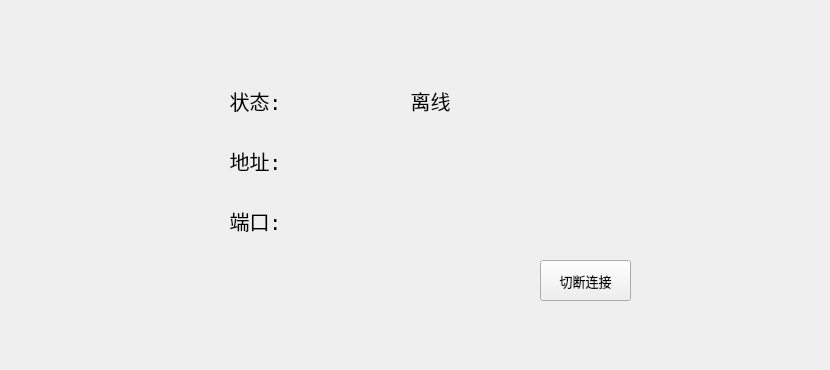
     <widget class="QWidget" name="page_K4">
      <widget class="QWidget" name="widget_K2_4" native="true">
       <property name="geometry">
        <rect>
         <x>70</x>
         <y>50</y>
         <width>751</width>
         <height>311</height>
        </rect>
       </property>
       <widget class="QLabel" name="label_conditionB4">
        <property name="geometry">
         <rect>
          <x>270</x>
          <y>30</y>
          <width>181</width>
          <height>41</height>
         </rect>
        </property>
        <property name="font">
         <font>
          <family>Consolas</family>
          <pointsize>15</pointsize>
         </font>
        </property>
        <property name="text">
         <string>离线</string>
        </property>
        <property name="alignment">
         <set>Qt::AlignCenter</set>
        </property>
       </widget>
       <widget class="QPushButton" name="pbn_cut4">
        <property name="geometry">
         <rect>
          <x>470</x>
          <y>210</y>
          <width>91</width>
          <height>41</height>
         </rect>
        </property>
        <property name="font">
         <font>
          <family>Consolas</family>
          <pointsize>10</pointsize>
         </font>
        </property>
        <property name="text">
         <string>切断连接</string>
        </property>
       </widget>
       <widget class="QLabel" name="label_IPB4">
        <property name="geometry">
         <rect>
          <x>270</x>
          <y>90</y>
          <width>291</width>
          <height>41</height>
         </rect>
        </property>
        <property name="font">
         <font>
          <family>Consolas</family>
          <pointsize>15</pointsize>
         </font>
        </property>
        <property name="frameShape">
         <enum>QFrame::NoFrame</enum>
        </property>
        <property name="text">
         <string/>
        </property>
        <property name="alignment">
         <set>Qt::AlignLeading|Qt::AlignLeft|Qt::AlignVCenter</set>
        </property>
       </widget>
       <widget class="QLabel" name="label_conditionA4">
        <property name="geometry">
         <rect>
          <x>140</x>
          <y>30</y>
          <width>91</width>
          <height>41</height>
         </rect>
        </property>
        <property name="font">
         <font>
          <family>Consolas</family>
          <pointsize>15</pointsize>
         </font>
        </property>
        <property name="text">
         <string>状态:</string>
        </property>
        <property name="alignment">
         <set>Qt::AlignCenter</set>
        </property>
       </widget>
       <widget class="QLabel" name="label_IPA4">
        <property name="geometry">
         <rect>
          <x>140</x>
          <y>90</y>
          <width>91</width>
          <height>41</height>
         </rect>
        </property>
        <property name="font">
         <font>
          <family>Consolas</family>
          <pointsize>15</pointsize>
         </font>
        </property>
        <property name="text">
         <string>地址:</string>
        </property>
        <property name="alignment">
         <set>Qt::AlignCenter</set>
        </property>
       </widget>
       <widget class="QLabel" name="label_timeA4">
        <property name="geometry">
         <rect>
          <x>140</x>
          <y>150</y>
          <width>91</width>
          <height>41</height>
         </rect>
        </property>
        <property name="font">
         <font>
          <family>Consolas</family>
          <pointsize>15</pointsize>
         </font>
        </property>
        <property name="text">
         <string>端口:</string>
        </property>
        <property name="alignment">
         <set>Qt::AlignCenter</set>
        </property>
       </widget>
       <widget class="QLabel" name="label_timeB4">
        <property name="geometry">
         <rect>
          <x>270</x>
          <y>150</y>
          <width>291</width>
          <height>41</height>
         </rect>
        </property>
        <property name="font">
         <font>
          <family>Consolas</family>
          <pointsize>15</pointsize>
         </font>
        </property>
        <property name="frameShape">
         <enum>QFrame::NoFrame</enum>
        </property>
        <property name="text">
         <string/>
        </property>
        <property name="alignment">
         <set>Qt::AlignLeading|Qt::AlignLeft|Qt::AlignVCenter</set>
        </property>
       </widget>
      </widget>
     </widget>
